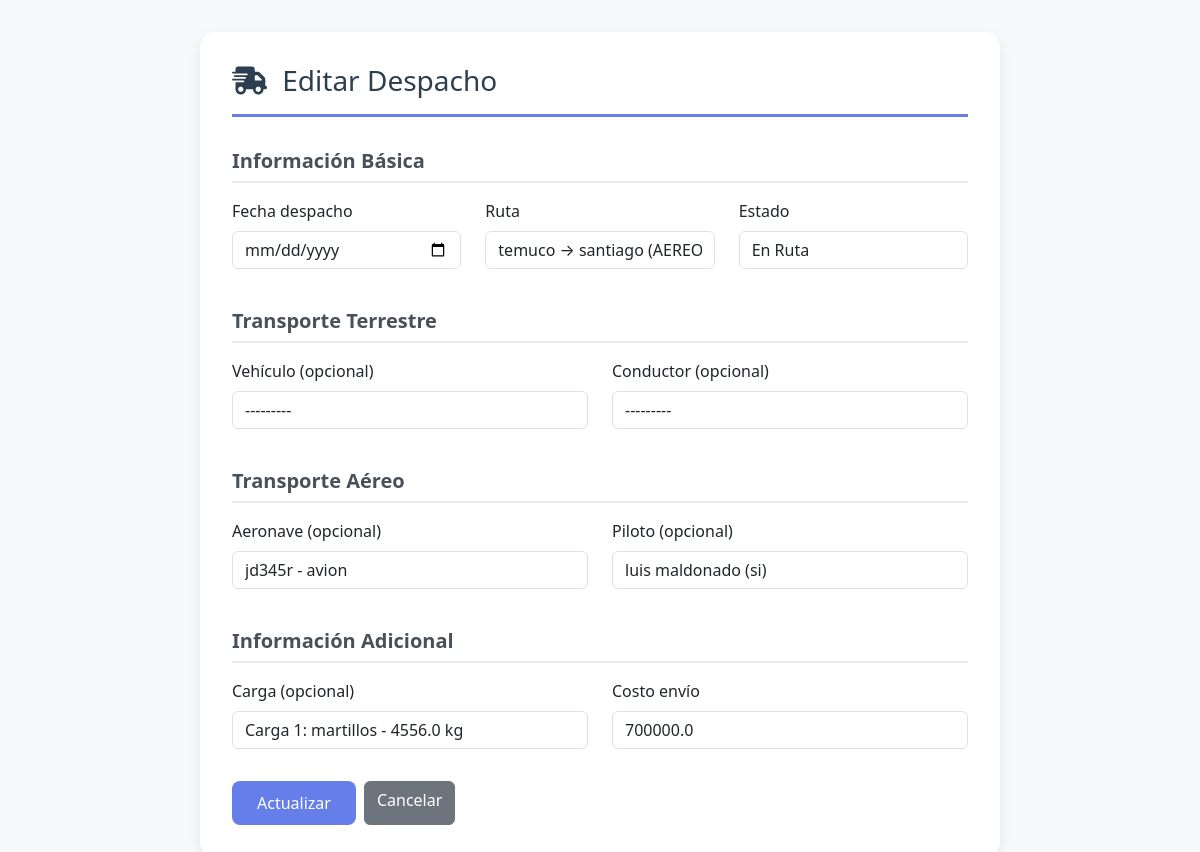
/transporte/despachos/1/editar/ (signed in), run on the app's committed database.
### transporte/models.py (models this page shows, shortened)
class Despacho(models.Model):
    id = models.AutoField(primary_key=True)
    fecha_despacho = models.DateField()
    estado = models.CharField(
        max_length=20,
        choices=ESTADO_DESPACHO_CHOICES,
        default='PENDIENTE'
    )
    costo_envio = models.FloatField()
    ruta = models.ForeignKey(Ruta, on_delete=models.PROTECT, related_name='despachos')
    vehiculo = models.ForeignKey(
        Vehiculo,
        on_delete=models.PROTECT,
        related_name='despachos',
        null=True, blank=True
    )
    conductor = models.ForeignKey(
        Conductor,
        on_delete=models.PROTECT,
        related_name='despachos',
        null=True, blank=True
    )
    aeronave = models.ForeignKey(
        Aeronave,
        on_delete=models.PROTECT,
        related_name='despachos',
        null=True, blank=True
    )
    piloto = models.ForeignKey(
        Piloto,
        on_delete=models.PROTECT,
        related_name='despachos',
        null=True, blank=True
    )
    carga = models.OneToOneField(
        Carga,
        on_delete=models.PROTECT,
        related_name='despacho',
        null=True, blank=True
    )

### transporte/views.py (the view)
# urls.py: path('despachos/<int:pk>/editar/', views.despacho_editar, name='despacho_editar'),
@login_required
def despacho_editar(request, pk):
    despacho = get_object_or_404(Despacho, pk=pk)
    if request.method == "POST":
        form = DespachoForm(request.POST, instance=despacho)
        if form.is_valid():
            form.save()
            messages.success(request, "Despacho actualizado correctamente.")
            return redirect("transporte:despachos_listado")
    else:
        form = DespachoForm(instance=despacho)
    return render(request, "transporte/despachos/form_despacho.html", {"form": form})

### transporte/forms.py
class DespachoForm(BootstrapFormMixin, forms.ModelForm):
    class Meta:
        model = Despacho
        fields = [
            'fecha_despacho',
            'estado',
            'costo_envio',
            'ruta',
            'vehiculo',
            'aeronave',
            'conductor',
            'piloto',
            'carga',
        ]
        widgets = {
            'fecha_despacho': forms.DateInput(
                attrs={'type': 'date'}
            )
        }

### transporte/models.py (called while the page is built)
    def __str__(self):
        return f"{self.origen} → {self.destino} ({self.tipo_transporte})"

    def __str__(self):
        return f"{self.patente} - {self.tipo_vehiculo}"

    def __str__(self):
        return f"{self.matricula} - {self.tipo_aeronave}"

    def __str__(self):
        return f"{self.nombre} ({self.licencia})"

    def __str__(self):
        return f"{self.nombre} ({self.certificacion})"

    def __str__(self):
        return f"Carga {self.id}: {self.descripcion} - {self.peso_kg} kg"

### transporte/templates/transporte/despachos/form_despacho.html (shortened to what this page needs)
{% load static %}
<!DOCTYPE html>
<html lang="es">
<head>
    <link href="https://cdn.jsdelivr.net/npm/bootstrap@5.3.2/dist/css/bootstrap.min.css" rel="stylesheet">
    <link rel="stylesheet" href="https://cdnjs.cloudflare.com/ajax/libs/font-awesome/6.0.0/css/all.min.css">
</head>
<body>
    <div class="container">
        <div class="form-container">
            <h3 class="form-title">
                <i class="fas fa-shipping-fast me-2"></i>
                {% if form.instance.pk %}Editar Despacho{% else %}Nuevo Despacho{% endif %}
            </h3>
            <form method="post">
                <h5 class="section-title">Información Básica</h5>
                <div class="row">
                    <div class="col-md-4 mb-3">
                        <label class="form-label">Fecha despacho</label>
                        {{ form.fecha_despacho }}
                    </div>
                    <div class="col-md-4 mb-3">
                        <label class="form-label">Ruta</label>
                        {{ form.ruta }}
                    </div>
                    <div class="col-md-4 mb-3">
                        <label class="form-label">Estado</label>
                        {{ form.estado }}
                    </div>
                </div>
                <h5 class="section-title">Transporte Terrestre</h5>
                <div class="row">
                    <div class="col-md-6 mb-3">
                        <label class="form-label">Vehículo (opcional)</label>
                        {{ form.vehiculo }}
                    </div>
                    <div class="col-md-6 mb-3">
                        <label class="form-label">Conductor (opcional)</label>
                        {{ form.conductor }}
                    </div>
                </div>
                <h5 class="section-title">Transporte Aéreo</h5>
                <div class="row">
                    <div class="col-md-6 mb-3">
                        <label class="form-label">Aeronave (opcional)</label>
                        {{ form.aeronave }}
                    </div>
                    <div class="col-md-6 mb-3">
                        <label class="form-label">Piloto (opcional)</label>
                        {{ form.piloto }}
                    </div>
                </div>
                <h5 class="section-title">Información Adicional</h5>
                <div class="row">
                    <div class="col-md-6 mb-3">
                        <label class="form-label">Carga (opcional)</label>
                        {{ form.carga }}
                    </div>
                    <div class="col-md-6 mb-3">
                        <label class="form-label">Costo envío</label>
                        {{ form.costo_envio }}
                    </div>
                </div>
                <div class="d-flex gap-2 pt-3">
                    <button class="btn btn-primary" type="submit">
                        {% if form.instance.pk %}Actualizar{% else %}Crear{% endif %}
                    </button>
                    <a class="btn btn-secondary" href="{% url 'transporte:despachos_listado' %}">
                        Cancelar
                    </a>
                </div>
            </form>
        </div>
    </div>
</body>
</html>

### transporte/templates/transporte/despachos/form_despacho.html (style rules this page uses)
body { background: #f8f9fa; }
.form-container { max-width: 800px; margin: 2rem auto; background: white; padding: 2rem; border-radius: 15px; box-shadow: 0 5px 15px rgba(0,0,0,.08); }
.form-title { color: #2c3e50; border-bottom: 3px solid #667eea; padding-bottom: 1rem; margin-bottom: 2rem; }
.btn-primary { background: #667eea; border: none; border-radius: 8px; padding: 10px 25px; }
.section-title { color: #495057; font-weight: 600; margin: 1.5rem 0 1rem 0; padding-bottom: 0.5rem; border-bottom: 2px solid #e9ecef; }

### data on the page
Despacho: ruta "temuco → santiago (AEREO)", estado "En Ruta", vehiculo "---------", conductor "---------", aeronave "jd345r - avion", piloto "luis maldonado (si)", carga "Carga 1: martillos - 4556.0 kg", costo_envio "700000.0"
